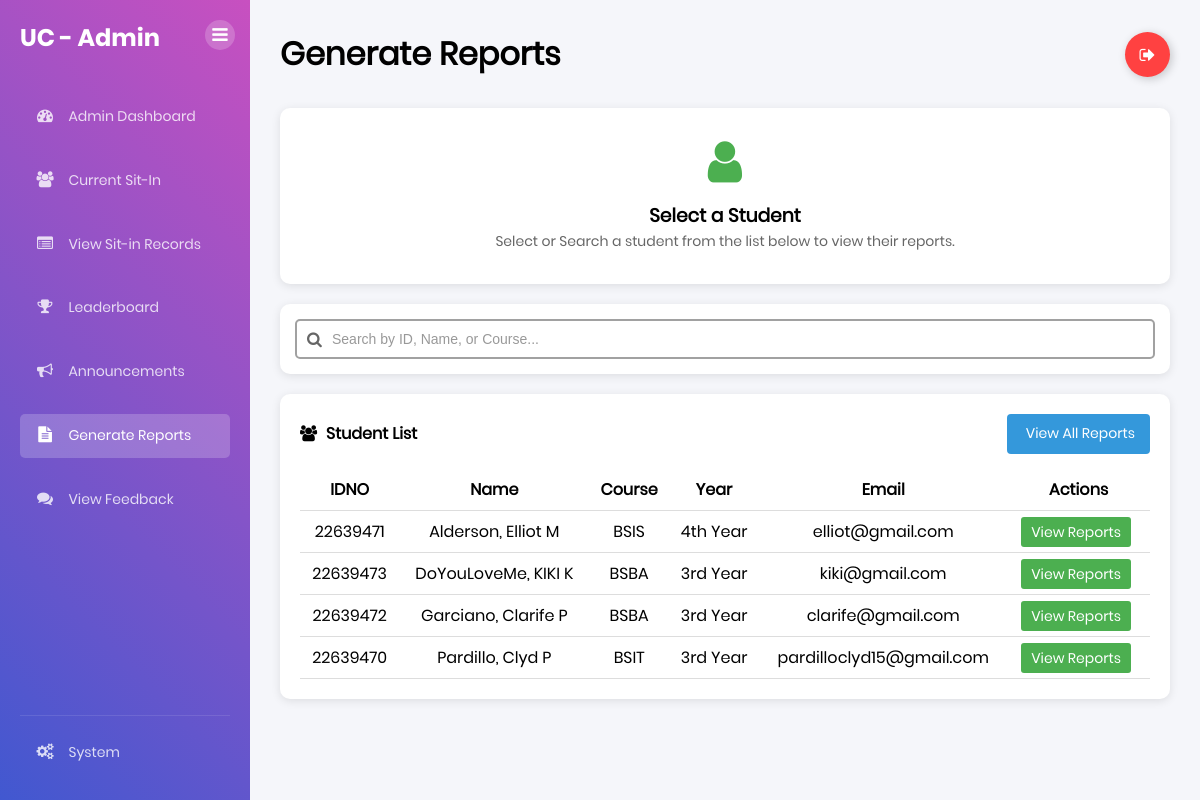
/admin/reports (signed in), run on an earlier commit of the app's database.
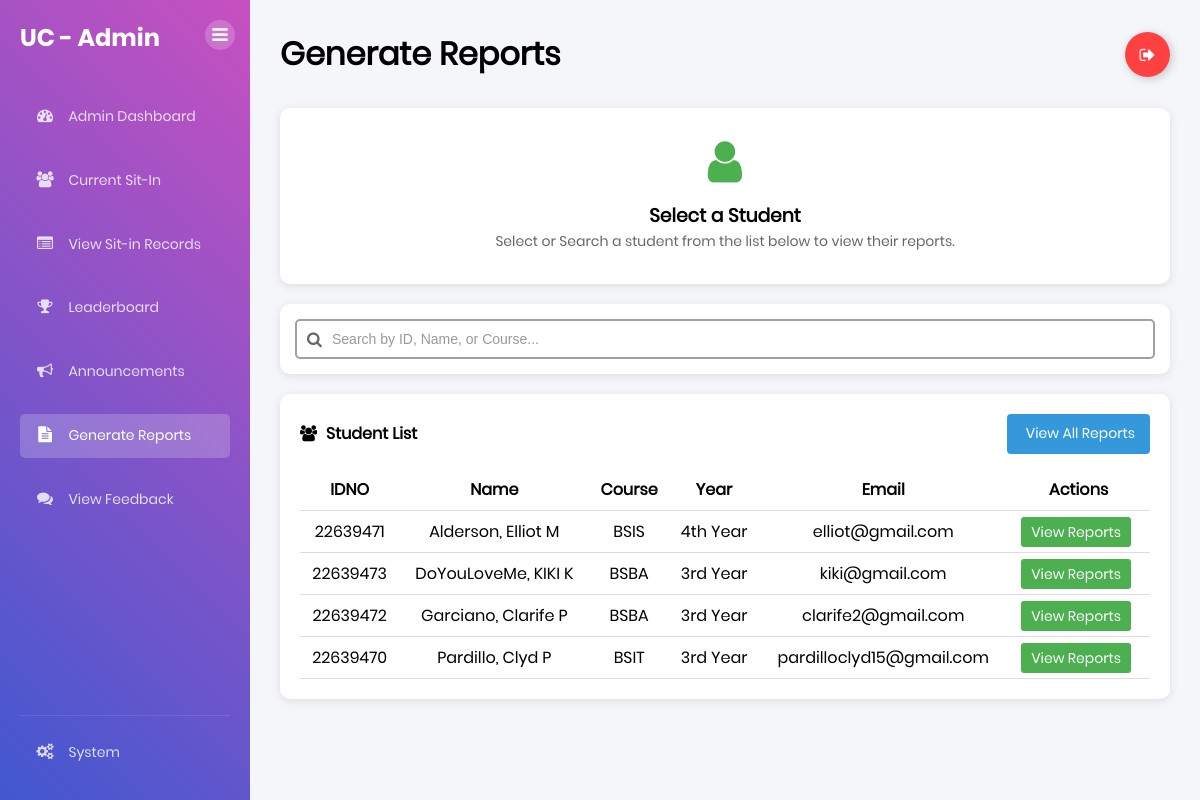
And on a later commit of the database.
### tables this page shows
CREATE TABLE "students" (idno TEXT PRIMARY KEY, lastname TEXT NOT NULL, firstname TEXT NOT NULL, midname TEXT, course TEXT NOT NULL, year_level TEXT NOT NULL, email_address TEXT NOT NULL, image_path TEXT);

### app.py (the view, shortened to what this page needs)
@app.route('/admin/reports')
def admin_reports():
    if 'user' not in session or not session.get('is_admin'):
        flash("Access denied. Admin privileges required.", "danger")
        return redirect(url_for('home'))
    conn = get_db_connection()
    try:
        students = conn.execute("""
            SELECT idno, lastname, firstname, midname, course, year_level, email_address
            FROM students
            ORDER BY lastname, firstname
        """).fetchall()
        selected_student = None
        student_sessions = []
        student_feedback = []
        student_id = request.args.get('student_id')
        return render_template(
            "admin_reports.html",
            students=students,
            selected_student=selected_student,
            student_sessions=student_sessions,
            student_feedback=student_feedback
        )
    finally:
        conn.close()

### app.py (called while the page is built)
def get_db_connection():
    conn = sqlite3.connect("users.db")
    conn.row_factory = sqlite3.Row
    return conn

@app.after_request
def add_header(response):
    response.headers['Cache-Control'] = 'no-store, no-cache, must-revalidate, max-age=0'
    response.headers['Pragma'] = 'no-cache'
    response.headers['Expires'] = '0'
    return response

### templates/admin_reports.html (shortened to what the changed rows need)
{% extends 'base.html' %} {% block content %}
<div class="dashboard-container">
  <div class="sidebar">
    <div class="sidebar-header">
      <h2>UC - Admin</h2>
    </div>
  </div>
  <div class="main-content">
    <div class="header">
      <h1>Generate Reports</h1>
    </div>
    <div class="content-row">
      <div class="schedule-card" style="width: 100%">
        {% if students %}
        <table id="studentTable" style="width: 100%; border-collapse: collapse">
          <thead>
            <tr>
              <th style="padding: 8px; border-bottom: 1px solid #ddd">IDNO</th>
              <th style="padding: 8px; border-bottom: 1px solid #ddd">Name</th>
              <th style="padding: 8px; border-bottom: 1px solid #ddd">
                Course
              </th>
              <th style="padding: 8px; border-bottom: 1px solid #ddd">Year</th>
              <th style="padding: 8px; border-bottom: 1px solid #ddd">Email</th>
              <th style="padding: 8px; border-bottom: 1px solid #ddd">
                Actions
              </th>
            </tr>
          </thead>
          <tbody>
            {% for student in students %}
            <tr>
              <td
                style="
                  padding: 8px;
                  border-bottom: 1px solid #ddd;
                  text-align: center;
                "
              >
                {{ student.idno }}
              </td>
              <td
                style="
                  padding: 8px;
                  border-bottom: 1px solid #ddd;
                  text-align: center;
                "
              >
                {{ student.lastname }}, {{ student.firstname }}{% if
                student.midname %} {{ student.midname }}{% endif %}
              </td>
              <td
                style="
                  padding: 8px;
                  border-bottom: 1px solid #ddd;
                  text-align: center;
                "
              >
                {{ student.course }}
              </td>
              <td
                style="
                  padding: 8px;
                  border-bottom: 1px solid #ddd;
                  text-align: center;
                "
              >
                {{ student.year_level }}
              </td>
              <td
                style="
                  padding: 8px;
                  border-bottom: 1px solid #ddd;
                  text-align: center;
                "
              >
                {{ student.email_address }}
              </td>
              <td
                style="
                  padding: 8px;
                  border-bottom: 1px solid #ddd;
                  text-align: center;
                "
              >
                <a
                  href="{{ url_for('admin_reports') }}?student_id={{ student.idno }}"
                  class="btn btn-sm btn-primary"
                  style="
                    text-decoration: none;
                    background-color: #4caf50;
                    color: white;
                    padding: 5px 10px;
                    border-radius: 3px;
                  "
                >
                  View Reports
                </a>
              </td>
            </tr>
            {% endfor %}
          </tbody>
        </table>
        {% else %}
        <p>No students found.</p>
        {% endif %}
      </div>
    </div>
  </div>
</div>
{% endblock %}

What changed in the data, as far as the page shows it:
changed students "Garciano": email_address "clarife@gmail.com" → "clarife2@gmail.com"
